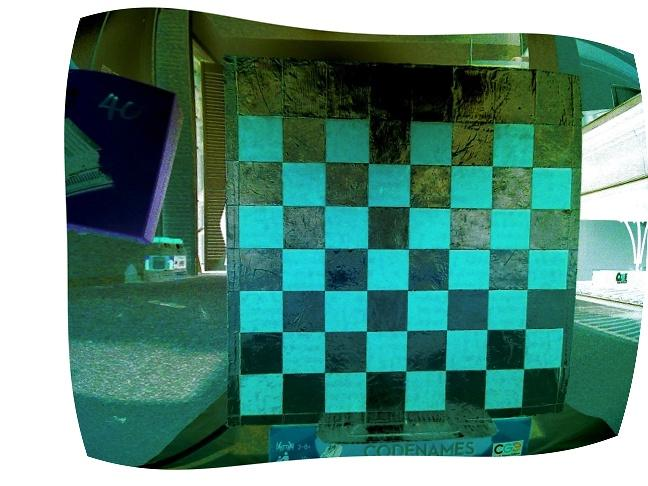

The script that drew this image:
#
# % # ***************************************************************************
# % #   Stereo Vision - Thermal
# % #   ---------------------------------
# % #   Written by: Lakitha Omal Harindha Wijeratne
# % #   - for -
# % #   Mints: Multi-scale Integrated Sensing and Simulation
# % #   ---------------------------------
# % #   Date: March 30th, 2020
# % #   ---------------------------------
# % #   This module is written for generic implimentation of MINTS projects
# % #   --------------------------------------------------------------------------
# % #   https://github.com/mi3nts
# % #   http://utdmints.info/
# % #  ***************************************************************************
#
# %% Chapter_01 : Generating Thermal Camera Calibration Parametors
#
# % For the visual camera calibration utdset0 is used
#
# % Define images to process

import math
import pickle
from scipy.io import loadmat
import numpy as np
from matplotlib import pyplot as plt
import cv2
from mintsJetson import camReader as cr

cr.printMINTS("fevSen")

cr.printLabel("Loading Stereo Vision Parametors From Matlab")
leftAndRightParametors = loadmat('dataFiles/DF_002_pythonVisualJetson001_Set2_2020_04_01_2.mat')
allImagePoints         = leftAndRightParametors['imagePoints']
leftImagePoints        = leftAndRightParametors['leftImagePoints']
rightImagePoints       = leftAndRightParametors['rightImagePoints']
imageFileNamesLeft     = leftAndRightParametors['imageFileNames1']
imageFileNamesRight    = leftAndRightParametors['imageFileNames2']


cr.printLabel("Defining Chekerboard Specifications")
horizontalSquares = 8
verticalSquares   = 7
horizontalInnerCorners = horizontalSquares-1
verticalInnerCorners   = verticalSquares-1
scaleFactor = 4

cr.printLabel("Defining 3D Object Points")
objp        = np.zeros((horizontalInnerCorners*verticalInnerCorners, 3), np.float32)
objp[:, :2] = np.mgrid[0:horizontalInnerCorners, 0:verticalInnerCorners].T.reshape(-1, 2)

# Arrays to store object points and image points from all the images.
cr.printLabel("Defining World Points and Image Points")
objPoints      = []  # 3d point in real world space
imgPointsLeft  = []  # 2d points in image plane.
imgPointsRight = []  # 2d points in image plane.


#  Organizing Corner Points
print("Organizing Corner Points")
leftImageCorners  = []
rightImageCorners = []

leftFileNames  =  []
rightFileNames = []


for imageIndex in range(len(leftImagePoints[0][0])):
    leftImageCurrentCorners  = []
    rightImageCurrentCorners = []
    objPoints.append(objp)

    for cornerIndex in range(len(leftImagePoints)):

        leftXCordCurrent= np.float32(leftImagePoints[cornerIndex][0][imageIndex])
        leftYCordCurrent= np.float32(leftImagePoints[cornerIndex][1][imageIndex])
        leftImageCurrentCorners.append([[leftXCordCurrent,leftYCordCurrent]])

        rightXCordCurrent = np.float32(rightImagePoints[cornerIndex][0][imageIndex])
        rightYCordCurrent = np.float32(rightImagePoints[cornerIndex][1][imageIndex])
        rightImageCurrentCorners.append([[rightXCordCurrent,rightYCordCurrent]])

    leftImageCorners.append(leftImageCurrentCorners)
    rightImageCorners.append(rightImageCurrentCorners)

leftCorners = np.array(leftImageCorners)
rightCorners = np.array(rightImageCorners)



cr.printLabel("Gaining Corner Points from the Matlab Deployment")
leftCorners,rightCorners, objPoints = cr.mat2PyGetImageCornersStereo(\
                                                        leftImagePoints,\
                                                        rightImagePoints,\
                                                        objp,\
                                                        horizontalInnerCorners,\
                                                        verticalInnerCorners\
                                                        )


cr.printLabel("Gaining Stereo File Names from the Matlab Deployment")
leftFileNames,rightFileNames = cr.mat2PyGetStereoFileNames(imageFileNamesLeft,imageFileNamesRight)


cr.printLabel("Verification of Stereo Corners")
cr.displayCornerPointsStereo(leftCorners,rightCorners,leftFileNames,rightFileNames,\
                                        horizontalInnerCorners,verticalInnerCorners,\
                                        500)




print("Get Image Size")
imgLeft  = cv2.imread(leftFileNames[0])
imgSize = (imgLeft.shape[1], imgLeft.shape[0])

print("Calibrating Stereo Cameras")
retLeft, mtxLeft, distLeft, rvecsLeft, tvecsLeft      = cv2.calibrateCamera(\
                                                       objPoints, leftCorners, imgSize, None, None)
print("Left Camera Calibrated")


retRight, mtxRight, distRight, rvecsRight, tvecsRight = cv2.calibrateCamera(\
                                                       objPoints, rightCorners, imgSize, None, None)
print("Right Camera Calibrated")

print("==============================")

print("Stereo Calibration")


flags = 0
flags |= cv2.CALIB_FIX_INTRINSIC
# flags |= cv2.CALIB_FIX_PRINCIPAL_POINT
flags |= cv2.CALIB_USE_INTRINSIC_GUESS
flags |= cv2.CALIB_FIX_FOCAL_LENGTH
# flags |= cv2.CALIB_FIX_ASPECT_RATIO
flags |= cv2.CALIB_ZERO_TANGENT_DIST
# flags |= cv2.CALIB_RATIONAL_MODEL
# flags |= cv2.CALIB_SAME_FOCAL_LENGTH
# flags |= cv2.CALIB_FIX_K3
# flags |= cv2.CALIB_FIX_K4
# flags |= cv2.CALIB_FIX_K5

stereocalib_criteria = (cv2.TERM_CRITERIA_MAX_ITER +
                                cv2.TERM_CRITERIA_EPS, 100, 1e-5)
ret, M1, d1, M2, d2, R, T, E, F = cv2.stereoCalibrate(
                                        objPoints, \
                                        leftCorners,rightCorners,\
                                        mtxLeft, distLeft, \
                                        mtxLeft, distLeft, \
                                        imgSize,\
                                        criteria=stereocalib_criteria, flags=flags)

print("Stereo Rectification")

R1, R2, P1, P2, Q, _, _        = cv2.stereoRectify(\
                                     mtxLeft, distLeft, \
                                        mtxLeft, distLeft, \
                                            imgSize,\
                                                R,\
                                                    T, \
                                                        alpha=1)


mapXLeft, mapYLeft = cv2.initUndistortRectifyMap(mtxLeft, \
                                            distLeft,\
                                            R1,\
                                            P1,\
                                            imgSize,
                                            cv2.CV_32F)
mapXRight, mapYRight = cv2.initUndistortRectifyMap(mtxLeft, \
                                            distLeft,\
                                            R2,\
                                            P2,\
                                            imgSize,
                                            cv2.CV_32F)

#  Runnning a Test
print("Doing a Test Image")

imLeft          = cv2.imread(leftFileNames[0])
imRight         = cv2.imread(rightFileNames[0])
imLeftRemapped  = cv2.remap(imLeft,mapXLeft,mapYLeft,cv2.INTER_CUBIC)
imRightRemapped = cv2.remap(imRight,mapXRight,mapYRight,cv2.INTER_CUBIC)

cv2.imshow(leftFileNames[0]+"remapped",imLeftRemapped)
cv2.imshow(rightFileNames[0]+"remapped",imRightRemapped)
cv2.waitKey(60000)
cv2.destroyAllWindows()

print("Saving Camera Parametors")


#  Reverse Mapping
def invert_maps(map_x, map_y):
    assert(map_x.shape == map_y.shape)
    rows = map_x.shape[0]
    cols = map_x.shape[1]
    m_x = np.ones(map_x.shape, dtype=map_x.dtype) * -1
    m_y = np.ones(map_y.shape, dtype=map_y.dtype) * -1
    for i in range(rows):
        for j in range(cols):

            i_ = round(map_y[i, j])
            j_ = round(map_x[i, j])

            if 0 <= i_ < rows and 0 <= j_ < cols:
                m_x[int(i_), int(j_)] = j
                m_y[int(i_), int(j_)] = i
    return m_x, m_y

print("Getting Reverse Image")

mapXLeftReverse,mapYLeftReverse   = invert_maps(mapXLeft,mapYLeft)
mapXRightReverse,mapYRightReverse = invert_maps(mapXRight,mapYRight)

# print(mapXLeftReverse)

imLeftRemappedReverse  = cv2.remap(imLeftRemapped,mapXLeftReverse,mapYLeftReverse,cv2.INTER_CUBIC)
imRightRemappedReverse = cv2.remap(imRightRemapped,mapXRightReverse,mapYRightReverse,cv2.INTER_CUBIC)

cv2.imshow(leftFileNames[0],imLeftRemappedReverse)
cv2.imshow(rightFileNames[0],imRightRemappedReverse)
cv2.waitKey(60000)
cv2.destroyAllWindows()


stereoParams = {'M1':M1, 'd1':d1, 'M2': M1, 'd2': d2, 'R':R, 'T':T, 'E':E, 'F':F ,\
                'R1':R1, 'R2':R2, 'P1' :P1, 'P2':P2, 'Q': Q,\
                'mapXLeft':mapXLeft, 'mapYLeft':mapYLeft , \
                'mapXRight':mapXRight, 'mapYRight':mapYRight,\
                'mapXLeftReverse':mapXLeftReverse, 'mapYLeftReverse':mapYLeftReverse , \
                'mapXRightReverse':mapXRightReverse, 'mapYRightReverse':mapYRightReverse\
                                }


print(stereoParams)

cv2.imshow(leftFileNames[0]+"remapped2",imLeftRemapped)
cv2.imshow(rightFileNames[0]+"remapped2",imRightRemapped)
cv2.waitKey(10000)
cv2.destroyAllWindows()


pickle.dump( stereoParams, open( "DF_003_stereoParams_Jetson001_2020_04_01.p", "wb" ) )
